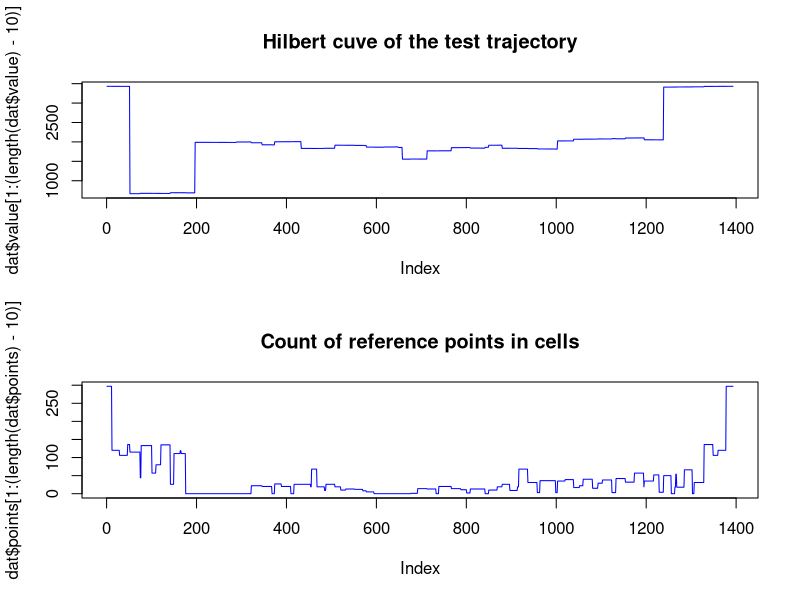
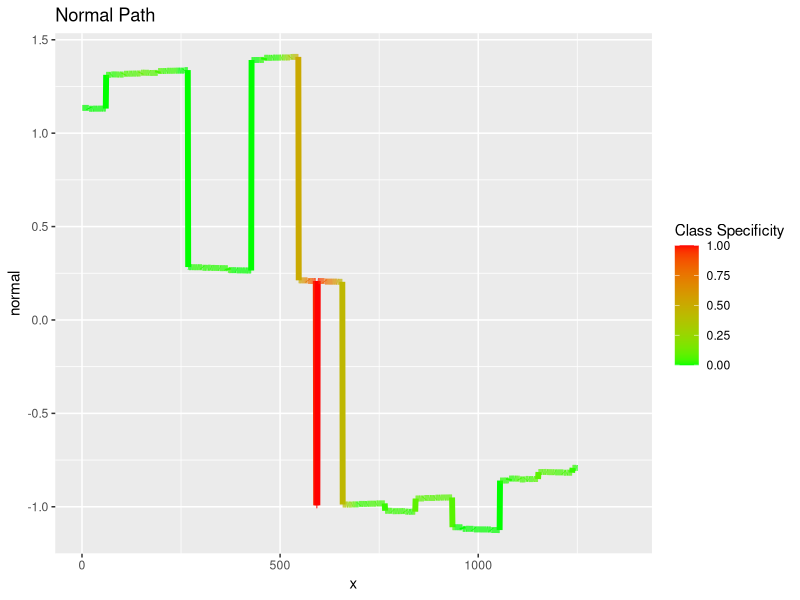
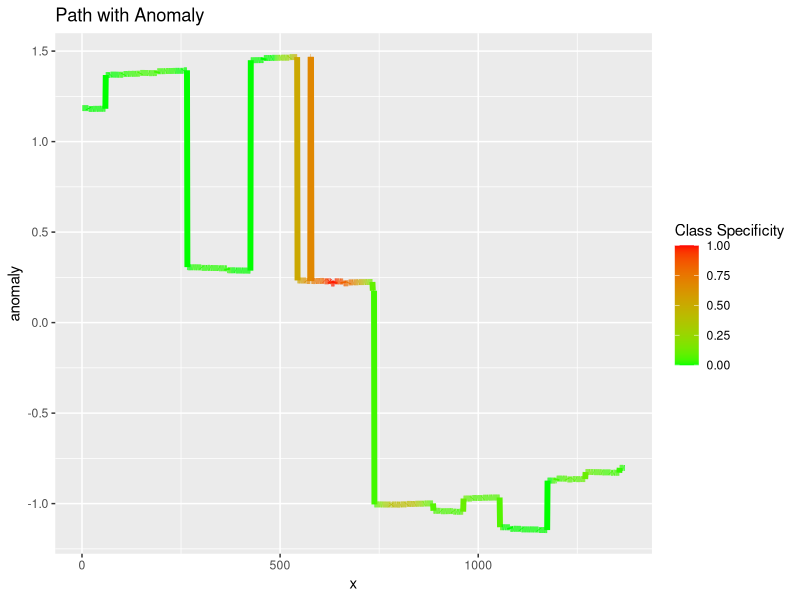
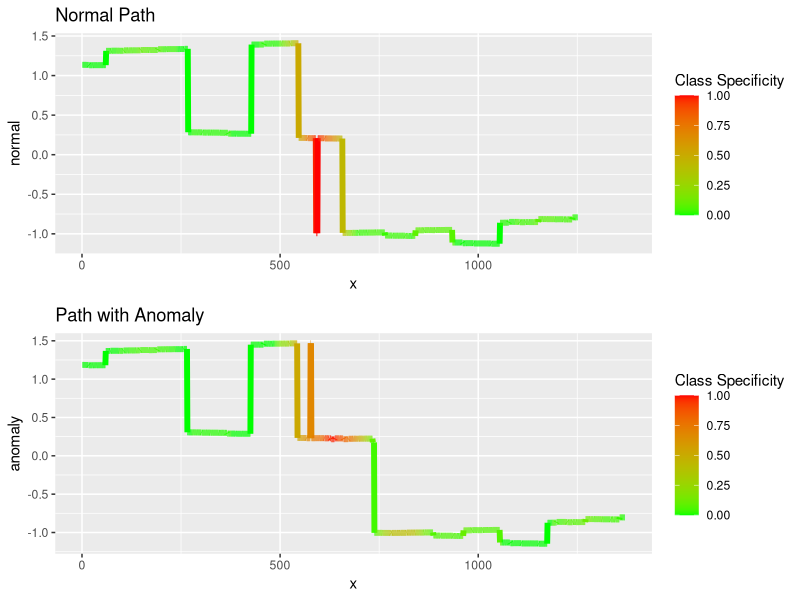

The R script that drew these images, in order:
require(ggplot2)
require(Cairo)
require(reshape)
require(grid)
require(gridExtra)
require(scales)

dat=read.csv("../data/period/anomaly_hilbert_curve.csv",header=F)
names(dat) = c("index","value","points")
par(mfrow=c(2,1))
plot(dat$value[1:(length(dat$value)-10)], col="blue", type="l", main=
       "Hilbert cuve of the test trajectory")
plot(dat$points[1:(length(dat$points)-10)], col="blue", type="l", main=
       "Count of reference points in cells")

dat=as.matrix(read.csv("dat.txt",header=F))


normal = data.frame(x=c(1:length(dat[1,])), normal=dat[1,], normal_color=rescale(dat[2,]))
anomaly = data.frame(x=c(1:length(dat[3,])), anomaly=dat[3,], anomaly_color=rescale(dat[4,]))


normal_p = ggplot(normal, aes(x=x,y=normal,color=normal_color)) + geom_line(size=2) + 
  scale_color_gradient("Class Specificity", low="green",high="red", space = "Lab") + 
  ggtitle("Normal Path")
normal_p

anomaly_p = ggplot(anomaly, aes(x=x,y=anomaly,color=anomaly_color)) + geom_line(size=2) + 
  scale_color_gradient("Class Specificity", low="green",high="red", space = "Lab")+ 
  ggtitle("Path with Anomaly")
anomaly_p

grid.arrange(normal_p,anomaly_p,ncol=1)
